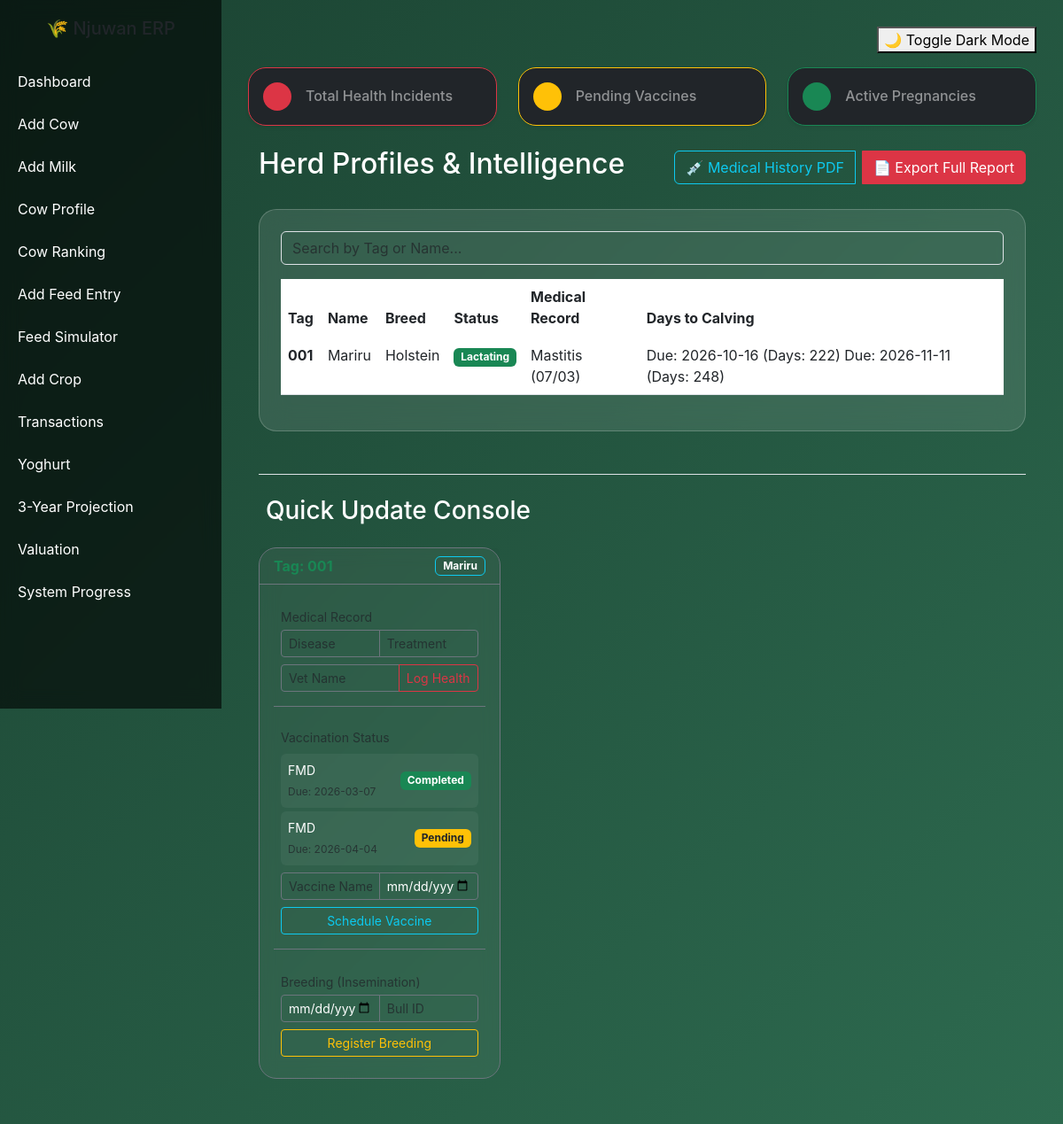
Page /view_profile/1 on the earlier database version.
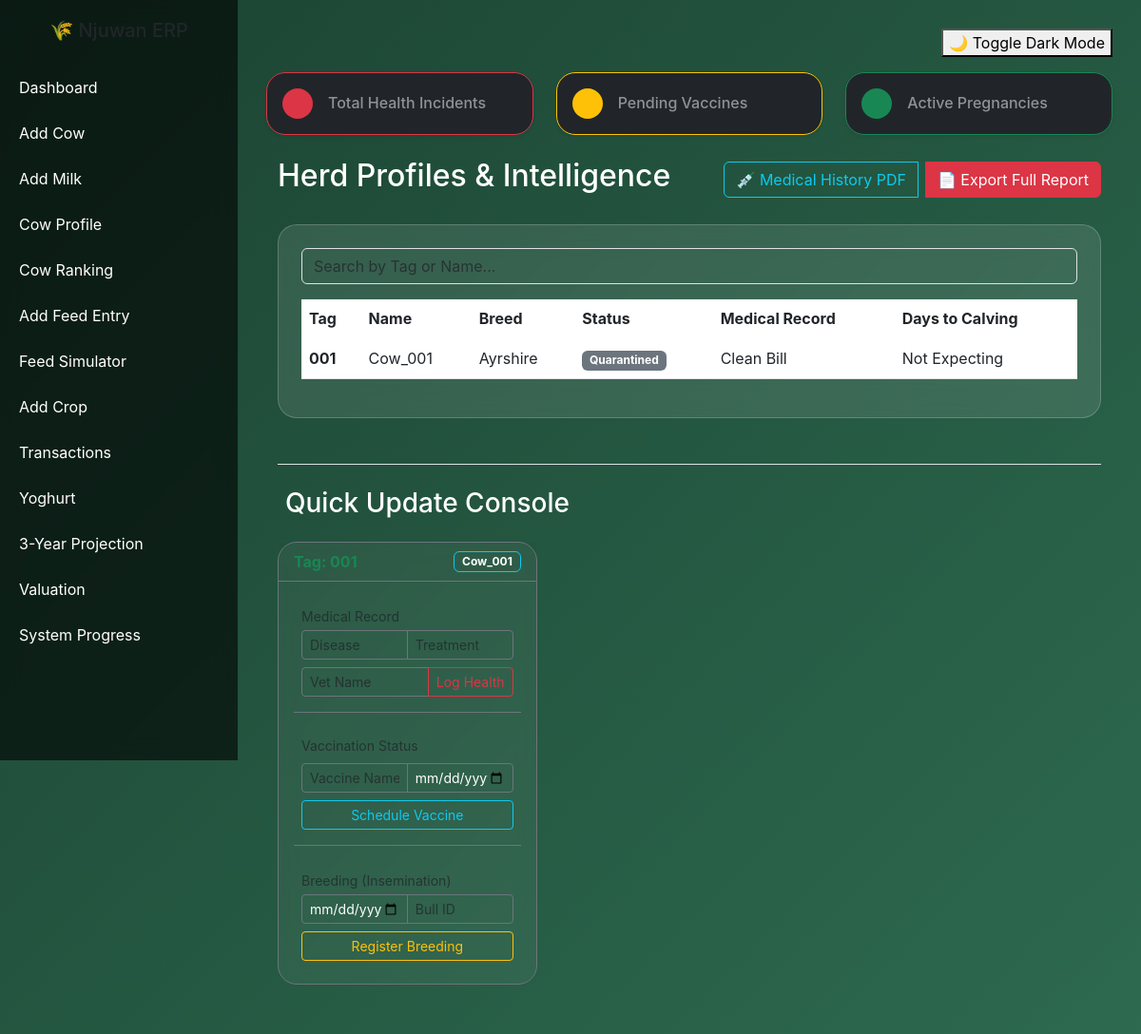
Same page on the later database version.
### models.py (models this page shows, shortened)
class Cow(db.Model):
    __tablename__ = "cows"
    id = db.Column(db.Integer, primary_key=True)
    tag_number = db.Column(db.String(50), unique=True)
    name = db.Column(db.String(100))  # New Name Column
    breed = db.Column(db.String(50))
    birth_date = db.Column(db.Date)
    age = db.Column(db.Integer)
    farm_id = db.Column(db.Integer, db.ForeignKey("farms.id"))
    weight_kg = db.Column(db.Float) # Useful for health monitoring
    status = db.Column(db.String(50), default="Active") # Active, Quarantined, Sold, Dry, Lactating
    feed_records = db.relationship("Feed", backref="cow", lazy=True)
    milk_records = db.relationship("MilkProduction", backref="cow", lazy='dynamic')
    health_records = db.relationship('HealthRecord', backref='cow', lazy=True)
    vaccinations = db.relationship('Vaccination', backref='cow', lazy=True)
    breeding_records = db.relationship('Breeding', backref='cow', lazy=True)

class HealthRecord(db.Model):
    id = db.Column(db.Integer, primary_key=True)
    cow_id = db.Column(db.Integer, db.ForeignKey('cows.id'))
    disease = db.Column(db.String(100))
    treatment = db.Column(db.String(200))
    vet_name = db.Column(db.String(100))
    date = db.Column(db.Date, default=datetime.utcnow) # Automatically stamps entry date

class Breeding(db.Model):
    id = db.Column(db.Integer, primary_key=True)
    cow_id = db.Column(db.Integer, db.ForeignKey('cows.id'))
    insemination_date = db.Column(db.Date)
    bull = db.Column(db.String(50))
    pregnancy_status = db.Column(db.String(20), default="Unknown")
    expected_calving = db.Column(db.Date) # Calculated via your app.py logic
    @property
    def days_remaining(self):
        if self.expected_calving:
            delta = self.expected_calving - date.today()
            return delta.days if delta.days > 0 else 0
        return None

class Vaccination(db.Model):
    id = db.Column(db.Integer, primary_key=True)
    cow_id = db.Column(db.Integer, db.ForeignKey('cows.id'))
    vaccine = db.Column(db.String(100))
    due_date = db.Column(db.Date)
    status = db.Column(db.String(20), default="Pending") # Matches your HTML badges

### app.py (the view)
@app.route('/view_profile/<int:cow_id>')
def view_profile(cow_id):
    cow = Cow.query.get_or_404(cow_id)
    return render_template('cow_profile.html', cows=[cow])

### templates/cow_profile.html (shortened to what this page needs)
{% extends "base.html" %}
{% block content %}
<div class="row mb-4">
    <div class="col-md-4">
        <div class="card bg-dark border-danger p-3 shadow-sm">
            <div class="d-flex align-items-center">
                <div class="rounded-circle bg-danger p-3 me-3">
                </div>
                <div>
                    <h6 class="mb-0 text-white-50">Total Health Incidents</h6>
                </div>
            </div>
        </div>
    </div>
    <div class="col-md-4">
        <div class="card bg-dark border-warning p-3 shadow-sm">
            <div class="d-flex align-items-center">
                <div class="rounded-circle bg-warning p-3 me-3">
                </div>
                <div>
                    <h6 class="mb-0 text-white-50">Pending Vaccines</h6>
                </div>
            </div>
        </div>
    </div>
    <div class="col-md-4">
        <div class="card bg-dark border-success p-3 shadow-sm">
            <div class="d-flex align-items-center">
                <div class="rounded-circle bg-success p-3 me-3">
                </div>
                <div>
                    <h6 class="mb-0 text-white-50 text-truncate">Active Pregnancies</h6>
                </div>
            </div>
        </div>
    </div>
</div>
<div class="container fade-in">
    <div class="d-flex justify-content-between align-items-center mb-4">
        <h2 class="text-white">Herd Profiles & Intelligence</h2>
        <div class="btn-group">
            <button onclick="generateMedicalPDF()" class="btn btn-outline-info me-2">💉 Medical History PDF</button>
            <button onclick="generatePDF()" class="btn btn-danger">📄 Export Full Report</button>
        </div>
    </div>
    <div class="card p-4 mb-5">
        <div class="mb-3">
            <input type="text" id="cowSearch" class="form-control bg-transparent text-white"
                   placeholder="Search by Tag or Name..." onkeyup="filterTable()">
        </div>
        <div class="table-responsive">
            <table class="table table-hover text-white" id="cowTable">
                <thead>
                    <tr style="border-bottom: 2px solid rgba(255,255,255,0.1);">
                        <th>Tag</th>
                        <th>Name</th>
                        <th>Breed</th>
                        <th>Status</th>
                        <th>Medical Record</th>
                        <th>Days to Calving</th>
                    </tr>
                </thead>
                <tbody>
                    {% for cow in cows %}
                    <tr>
                        <td><strong>{{ cow.tag_number }}</strong></td>
                        <td>{{ cow.name }}</td>
                        <td>{{ cow.breed }}</td>
                        <td>
                            <span class="badge {% if cow.status|lower == 'lactating' %}bg-success{% else %}bg-secondary{% endif %}">
                                {{ cow.status }}
                            </span>
                        </td>
                        <td>
                            {% for health in cow.health_records %}
                                {{ health.disease }} ({{ health.date.strftime('%d/%m') }})<br>
                            {% else %} Clean Bill {% endfor %}
                        </td>
                        <td>
                            {% for breed in cow.breeding_records %}
                                {% if breed.days_remaining is not none %}
                                    Due: {{ breed.expected_calving }} (Days: {{ breed.days_remaining }})
                                {% else %}
                                    Not Expecting
                                {% endif %}
                            {% else %} Not Expecting {% endfor %}
                        </td>
                    </tr>
                    {% endfor %}
                </tbody>
            </table>
        </div>
    </div>
    <div class="mt-5 border-top pt-4">
        <h3 class="text-white mb-4">Quick Update Console</h3>
        <div class="row">
            {% for cow in cows %}
            <div class="col-xl-4 col-md-6 mb-4">
                <div class="card bg-dark text-white border-secondary h-100" style="background: rgba(255, 255, 255, 0.05) !important; backdrop-filter: blur(10px);">
                    <div class="card-header border-secondary d-flex justify-content-between align-items-center">
                        <span class="fw-bold text-success">Tag: {{ cow.tag_number }}</span>
                        <span class="badge bg-outline-info border border-info">{{ cow.name }}</span>
                    </div>
                    <div class="card-body">
                        <form action="{{ url_for('add_health', cow_id=cow.id) }}" method="POST" class="mb-3 p-2 border-bottom border-secondary pb-3">
                            <label class="small text-muted mb-1">Medical Record</label>
                            <div class="input-group input-group-sm mb-2">
                                <input type="text" name="disease" class="form-control bg-transparent text-white border-secondary" placeholder="Disease" required>
                                <input type="text" name="treatment" class="form-control bg-transparent text-white border-secondary" placeholder="Treatment">
                            </div>
                            <div class="input-group input-group-sm">
                                <input type="text" name="vet_name" class="form-control bg-transparent text-white border-secondary" placeholder="Vet Name">
                                <button class="btn btn-outline-danger" type="submit">Log Health</button>
                            </div>
                        </form>
                        <div class="mb-3 p-2 border-bottom border-secondary pb-3">
                            <label class="small text-muted mb-2 d-block">Vaccination Status</label>
                            <div class="mb-2">
                                {% for vac in cow.vaccinations %}
                                <div class="d-flex justify-content-between align-items-center mb-1 p-2 rounded" style="background: rgba(255,255,255,0.05);">
                                    <div>
                                        <small class="text-white d-block">{{ vac.vaccine }}</small>
                                        <small class="text-muted" style="font-size: 0.75rem;">Due: {{ vac.due_date }}</small>
                                    </div>
                                    <a href="{{ url_for('toggle_vaccination', vac_id=vac.id) }}"
                                       class="badge {% if vac.status == 'Completed' %}bg-success{% else %}bg-warning text-dark{% endif %} text-decoration-none">
                                        {{ vac.status }}
                                    </a>
                                </div>
                                {% endfor %}
                            </div>
                            <form action="{{ url_for('add_vaccination', cow_id=cow.id) }}" method="POST">
                                <div class="input-group input-group-sm mb-2">
                                    <input type="text" name="vaccine" class="form-control bg-transparent text-white border-secondary" placeholder="Vaccine Name" required>
                                    <input type="date" name="due_date" class="form-control bg-transparent text-white border-secondary" required>
                                </div>
                                <button class="btn btn-sm btn-outline-info w-100" type="submit">Schedule Vaccine</button>
                            </form>
                        </div>
                        <form action="{{ url_for('add_breeding', cow_id=cow.id) }}" method="POST" class="p-2">
                            <label class="small text-muted mb-1">Breeding (Insemination)</label>
                            <div class="input-group input-group-sm mb-2">
                                <input type="date" name="insemination_date" class="form-control bg-transparent text-white border-secondary" required>
                                <input type="text" name="bull" class="form-control bg-transparent text-white border-secondary" placeholder="Bull ID">
                            </div>
                            <button class="btn btn-sm btn-outline-warning w-100" type="submit">Register Breeding</button>
                        </form>
                    </div>
                </div>
            </div>
            {% endfor %}
        </div>
    </div>
</div>
{% endblock %}

### templates/base.html (shortened to what this page needs)
<!DOCTYPE html>
<html>
<head>
    <link href="https://cdn.jsdelivr.net/npm/bootstrap@5.3.0/dist/css/bootstrap.min.css" rel="stylesheet">
</head>
<body>
<div class="sidebar">
    <h5 class="text-center mb-4">🌾 Njuwan ERP</h5>
    <a href="/">Dashboard</a>
    <a href="/add_cow">Add Cow</a>
    <a href="/add_milk">Add Milk</a>
    <a href="{{ url_for('cow_profile_list') }}">Cow Profile</a>
    <a href="/cow_efficiency">Cow Ranking</a>
    <a href="/add_feed">Add Feed Entry</a>
    <a href="/feed-efficiency">Feed Simulator</a>
    <a href="/add_crop">Add Crop</a>
    <a href="/add_transaction">Transactions</a>
    <a href="/yoghurt">Yoghurt</a>
    <a href="/projection">3-Year Projection</a>
    <a href="/valuation">Valuation</a>
    <a href="/progress">System Progress</a>
</div>
<div class="content">
    <div class="d-flex justify-content-end mb-3">
        <button class="toggle-btn" onclick="toggleDarkMode()">🌙 Toggle Dark Mode</button>
    </div>
    {% block content %}{% endblock %}
</div>
</body>
</html>

### templates/base.html (style rules this page uses)
body { margin: 0; font-family: 'Inter', sans-serif; background: linear-gradient(135deg, #1b4332, #2d6a4f); overflow-x: hidden; }
.sidebar { height: 100vh; width: 250px; position: fixed; background: rgba(0, 0, 0, 0.6); backdrop-filter: blur(10px); padding-top: 20px; transition: 0.3s ease; }
.sidebar a { display: block; color: #fff; padding: 12px 20px; text-decoration: none; }
.content { margin-left: 250px; padding: 30px; transition: 0.3s ease; }
.card { background: rgba(255,255,255,0.1); border-radius: 20px; backdrop-filter: blur(15px); color: white; border: 1px solid rgba(255,255,255,0.2); transition: 0.3s ease; }
.fade-in { animation: fadeIn 0.6s ease; }

Differences in the rows shown:
changed Cow: loses HealthRecord (disease "Mastitis", date "07/03"); loses Breeding (expected_calving "2026-10-16", days_remaining "222"); loses Breeding (expected_calving "2026-11-11", days_remaining "248"); loses Vaccination (vaccine "FMD", due_date "2026-03-07", status "Completed"); loses Vaccination (vaccine "FMD", due_date "2026-04-04", status "Pending"); name "Mariru" → "Cow_001"; breed "Holstein" → "Ayrshire"; status "Lactating" → "Quarantined"; now shows "Clean Bill Not Expecting"
